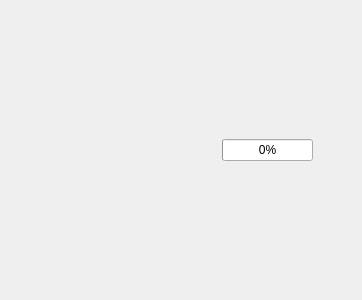
<?xml version="1.0" encoding="UTF-8"?>
<ui version="4.0">
 <class>SchedulerProgress</class>
 <widget class="QWidget" name="SchedulerProgress">
  <property name="geometry">
   <rect>
    <x>0</x>
    <y>0</y>
    <width>362</width>
    <height>300</height>
   </rect>
  </property>
  <property name="windowTitle">
   <string>Form</string>
  </property>
  <layout class="QHBoxLayout" name="horizontalLayout">
   <item>
    <spacer name="horizontalSpacer">
     <property name="orientation">
      <enum>Qt::Horizontal</enum>
     </property>
     <property name="sizeHint" stdset="0">
      <size>
       <width>40</width>
       <height>20</height>
      </size>
     </property>
    </spacer>
   </item>
   <item>
    <widget class="QProgressBar" name="m_progressBar">
     <property name="sizePolicy">
      <sizepolicy hsizetype="Maximum" vsizetype="Fixed">
       <horstretch>0</horstretch>
       <verstretch>0</verstretch>
      </sizepolicy>
     </property>
     <property name="value">
      <number>0</number>
     </property>
     <property name="alignment">
      <set>Qt::AlignCenter</set>
     </property>
    </widget>
   </item>
   <item>
    <widget class="QPushButton" name="m_showTasks">
     <property name="sizePolicy">
      <sizepolicy hsizetype="Maximum" vsizetype="Fixed">
       <horstretch>0</horstretch>
       <verstretch>0</verstretch>
      </sizepolicy>
     </property>
     <property name="maximumSize">
      <size>
       <width>32</width>
       <height>32</height>
      </size>
     </property>
     <property name="text">
      <string/>
     </property>
     <property name="icon">
      <iconset resource="../../App/rsc/espina.qrc">
       <normaloff>:/espina/up.svg</normaloff>:/espina/up.svg</iconset>
     </property>
     <property name="iconSize">
      <size>
       <width>22</width>
       <height>22</height>
      </size>
     </property>
     <property name="checkable">
      <bool>true</bool>
     </property>
     <property name="flat">
      <bool>true</bool>
     </property>
    </widget>
   </item>
  </layout>
 </widget>
 <resources>
  <include location="../../App/rsc/espina.qrc"/>
 </resources>
 <connections/>
</ui>
